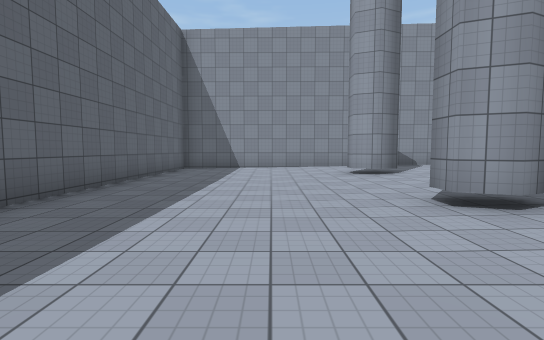
view 1 (above)

21 first-person views from a walk through a 3-D level made in the Unity game engine. The camera is 1.4 m above the floor, tilts 4° down and sees 85° across. Doors are open. The floor is counted in squares, 2 m on a side. Each view is taken from the middle of a square. On the plan, view 1 faces up. The plan holds only what a view shows up to about 10 squares ahead; the rest is blank. The place goes on beyond the plan. The player character is not drawn. Some animated figures are left out. Some surface patterns are stand-ins.

view 2
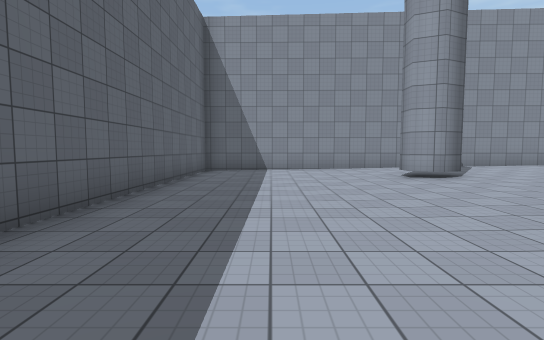

view 3
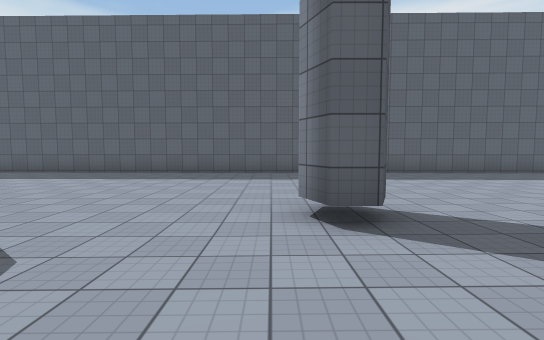

view 4
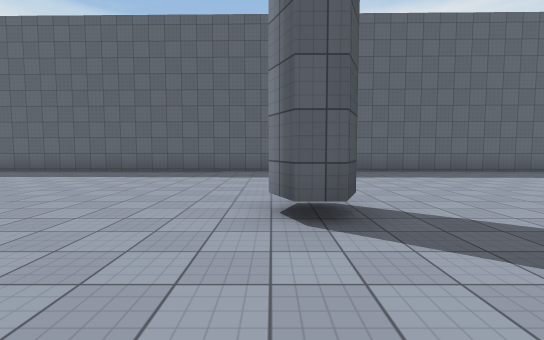

view 5
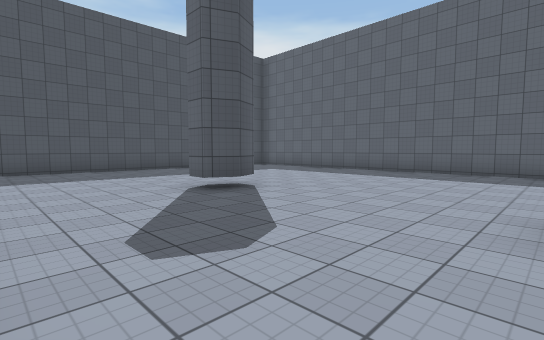

view 6
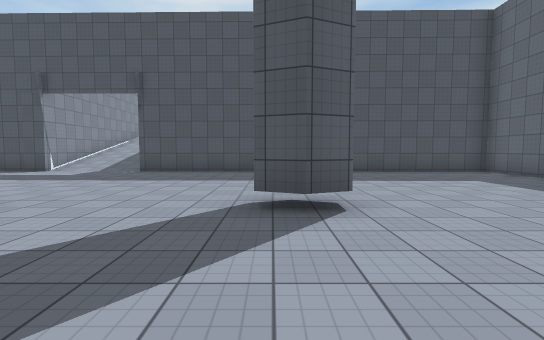

view 7
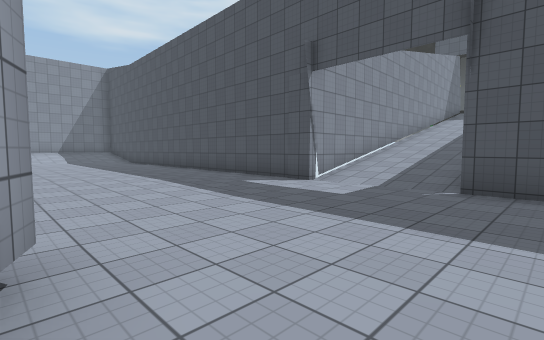

view 8
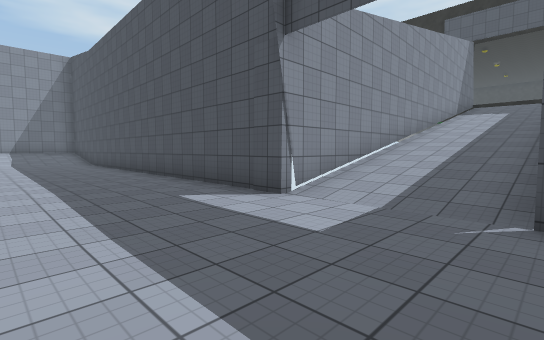

view 9
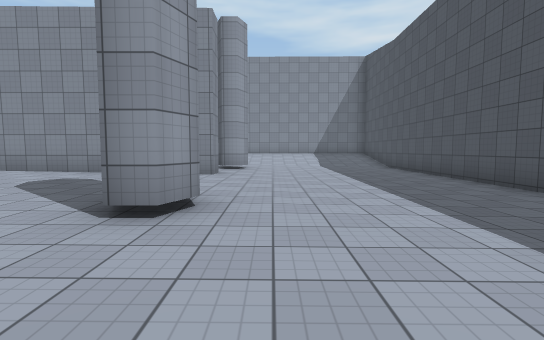

view 10
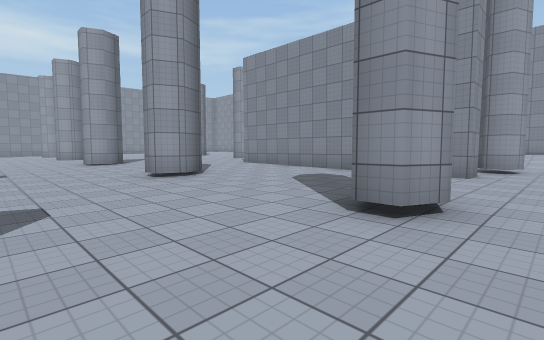

view 11
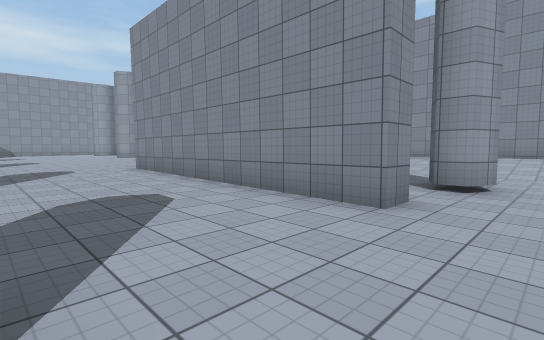

view 12
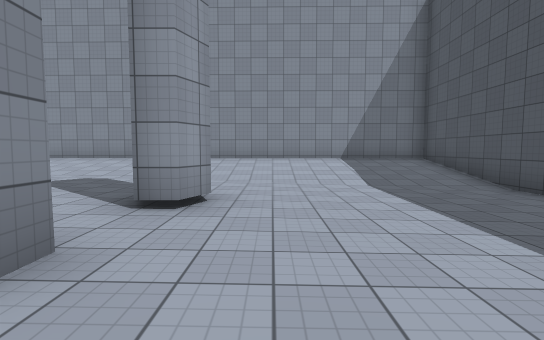

view 13
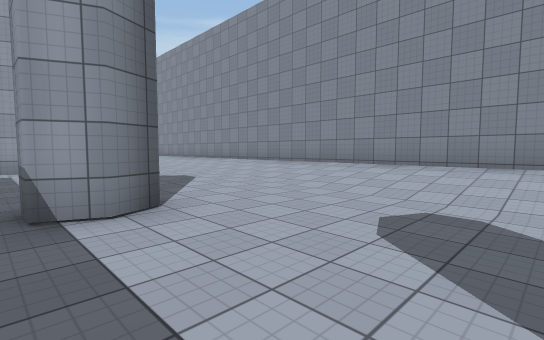

view 14
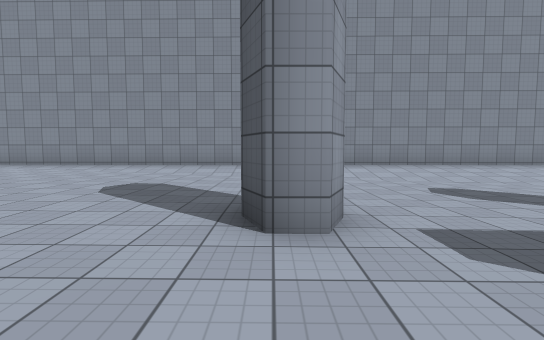

view 15
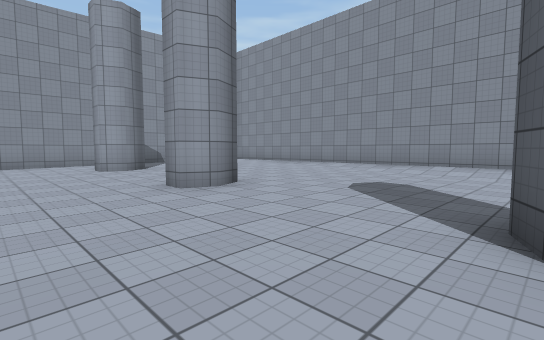

view 16
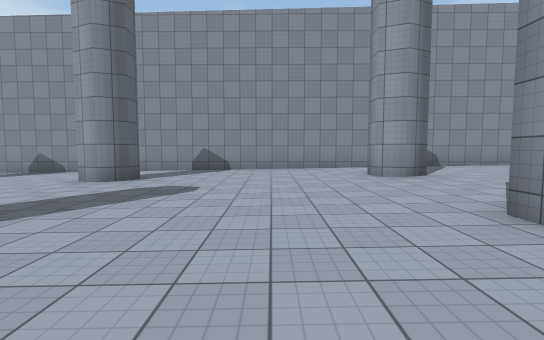

view 17
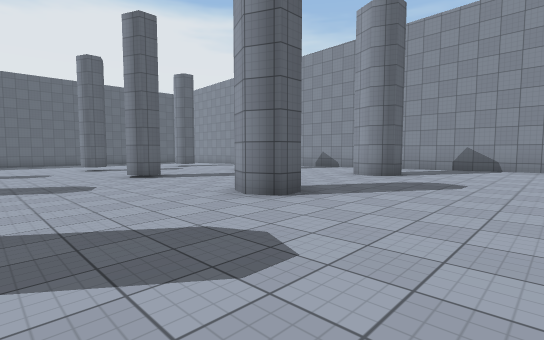

view 18
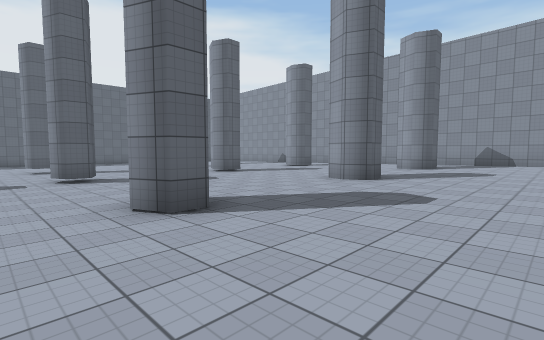

view 19
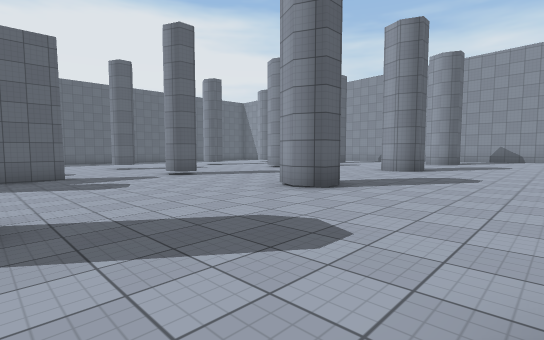

view 20
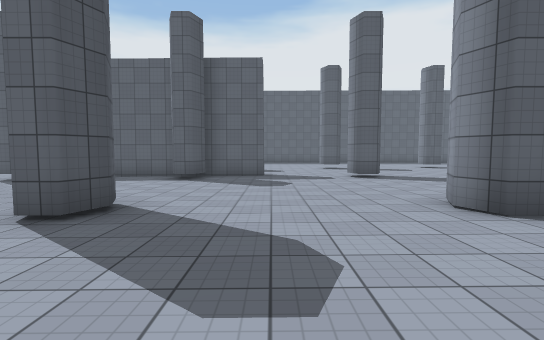

view 21
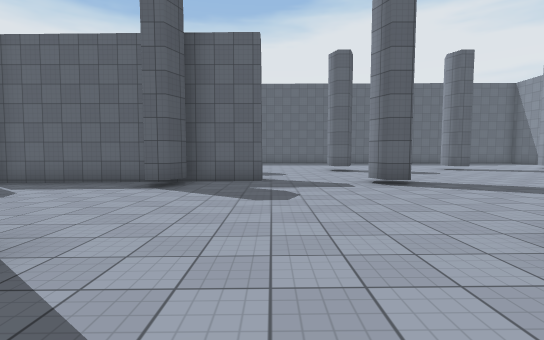

### Floor plan
Key: @ floor where view 1 was taken; # wall or solid block; . main floor; : floor 0.25 m higher than the main floor; + floor 0.5 m higher than the main floor; * floor 0.75 m higher than the main floor; % floor 1 m higher than the main floor; / step, stairs or slope.
Columns run from 4 left of view 1 to 26 right of it. Each row starts with its distance up from view 1.
 11 #############################
 10 #....::::::: +++ +++***** *%%
  9 #.....:::::   ++++++*******%
  8 #.....:#::    +++#+++***#***
  7 #......:::     ++++++******   #
  6 #......::       ++++++********#
  5 #.......::  :::+++++++********#
  4 #......#::: #::++#+++++*#****/#
  3 #....... :::::::+++++++******/#
  2 #......  :::::::++++++++*****/#
  1 #.........:::::::+++++++*****/#
  0 #...@.....:::::::++++++++****/#
 -1 #......#...:#::::#++++++#++++ #
 -2 #..........:::::::+++++++++++/#
 -3 #...........:::::::+++++++++//#
 -4 #...........:::::::+++++++++//#
 -5 #........  #.:::::::++#+ +++//#
 -6 #......... ##:::::::++#+ +++//#
 -7 #......#...##.:::#:::+#+#+++//#
 -8 #..........#..::::::::#::::://#
 -9 #..........#...:::::::#::::://#
-10 #..........#...:::::::#::::///#
-11 #..........##...::::::#:::  //#
-12 #......#....#...:#::::::#::///#
-13 #................::::::::::///#
-14 #.................:::::::::///#
-15 #..........................///#
-16 #..........................///#
-17 #.... ....................////#
-18 ############///################
-19             ///#
-20             ///#
-21             ///#
-22             ///#
-23             ///#
-24             ///#
-25             ///#
-26             //

Positions as (right, up) in squares from view 1, and headings:
1: (0, 0), facing up
2: (-1, 1), facing up
3: (6, -2), facing left
4: (6, -7), facing left
5: (6, -7), facing down-left
6: (3, -8), facing down
7: (6, -12), facing down-right
8: (7, -14), facing down-right
9: (10, -13), facing right
10: (10, -13), facing up-right
11: (14, -13), facing up-right
12: (16, -13), facing right
13: (19, -10), facing up-right
14: (17, -1), facing right
15: (17, -1), facing up-right
16: (17, 1), facing up
17: (17, 0), facing up-left
18: (17, -3), facing up-left
19: (17, -6), facing up-left
20: (17, -4), facing left
21: (15, -4), facing left
